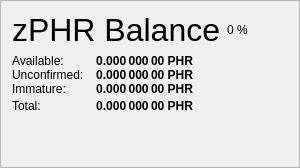
                   <widget class="QFrame" name="frame_ZerocoinBalances">
                    <property name="frameShape">
                     <enum>QFrame::StyledPanel</enum>
                    </property>
                    <property name="frameShadow">
                     <enum>QFrame::Raised</enum>
                    </property>
                    <layout class="QVBoxLayout" name="verticalLayout_7">
                     <item>
                      <layout class="QHBoxLayout" name="horizontalLayout_8" stretch="0,0,0">
                       <item>
                        <widget class="QLabel" name="label_5z_3">
                         <property name="minimumSize">
                          <size>
                           <width>0</width>
                           <height>20</height>
                          </size>
                         </property>
                         <property name="font">
                          <font>
                           <pointsize>24</pointsize>
                           <weight>50</weight>
                           <bold>false</bold>
                          </font>
                         </property>
                         <property name="text">
                          <string>zPHR Balance</string>
                         </property>
                        </widget>
                       </item>
                       <item>
                        <widget class="QLabel" name="labelzPHRPercent">
                         <property name="text">
                          <string notr="true">0 %</string>
                         </property>
                        </widget>
                       </item>
                       <item>
                        <spacer name="horizontalSpacer_11">
                         <property name="orientation">
                          <enum>Qt::Horizontal</enum>
                         </property>
                         <property name="sizeHint" stdset="0">
                          <size>
                           <width>40</width>
                           <height>20</height>
                          </size>
                         </property>
                        </spacer>
                       </item>
                      </layout>
                     </item>
                     <item>
                      <layout class="QGridLayout" name="gridLayout_5">
                       <property name="horizontalSpacing">
                        <number>12</number>
                       </property>
                       <property name="verticalSpacing">
                        <number>0</number>
                       </property>
                       <item row="1" column="0">
                        <widget class="QLabel" name="labelzBalanceMatureText">
                         <property name="toolTip">
                          <string>Mature: more than 20 confirmation and more than 3 mints of the same denomination after it was minted.
These zPHR are spendable.</string>
                         </property>
                         <property name="text">
                          <string>Available:</string>
                         </property>
                        </widget>
                       </item>
                       <item row="1" column="1">
                        <widget class="QLabel" name="labelzBalanceMature">
                         <property name="font">
                          <font>
                           <weight>75</weight>
                           <bold>true</bold>
                          </font>
                         </property>
                         <property name="toolTip">
                          <string>Mature: more than 20 confirmation and more than 3 mints of the same denomination after it was minted.
These zPHR are spendable.</string>
                         </property>
                         <property name="text">
                          <string notr="true">0.000 000 00 PHR</string>
                         </property>
                         <property name="alignment">
                          <set>Qt::AlignRight|Qt::AlignTrailing|Qt::AlignVCenter</set>
                         </property>
                        </widget>
                       </item>
                       <item row="2" column="0">
                        <widget class="QLabel" name="labelzBalanceUnconfirmedText">
                         <property name="toolTip">
                          <string>Unconfirmed: less than 20 confirmations
Immature: confirmed, but less than 3 mints of the same denomination after it was minted</string>
                         </property>
                         <property name="text">
                          <string>Unconfirmed:</string>
                         </property>
                        </widget>
                       </item>
                       <item row="2" column="1">
                        <widget class="QLabel" name="labelzBalanceUnconfirmed">
                         <property name="font">
                          <font>
                           <weight>75</weight>
                           <bold>true</bold>
                          </font>
                         </property>
                         <property name="toolTip">
                          <string>Unconfirmed: less than 20 confirmations
Immature: confirmed, but less than 3 mints of the same denomination after it was minted</string>
                         </property>
                         <property name="text">
                          <string notr="true">0.000 000 00 PHR</string>
                         </property>
                         <property name="alignment">
                          <set>Qt::AlignRight|Qt::AlignTrailing|Qt::AlignVCenter</set>
                         </property>
                        </widget>
                       </item>
                       <item row="3" column="0">
                        <widget class="QLabel" name="labelzBalanceImmatureText">
                         <property name="toolTip">
                          <string>Unconfirmed: less than 20 confirmations
Immature: confirmed, but less than 3 mints of the same denomination after it was minted</string>
                         </property>
                         <property name="text">
                          <string>Immature:</string>
                         </property>
                        </widget>
                       </item>
                       <item row="3" column="1">
                        <widget class="QLabel" name="labelzBalanceImmature">
                         <property name="font">
                          <font>
                           <weight>75</weight>
                           <bold>true</bold>
                          </font>
                         </property>
                         <property name="toolTip">
                          <string>Unconfirmed: less than 20 confirmations
Immature: confirmed, but less than 3 mints of the same denomination after it was minted</string>
                         </property>
                         <property name="text">
                          <string notr="true">0.000 000 00 PHR</string>
                         </property>
                         <property name="alignment">
                          <set>Qt::AlignRight|Qt::AlignTrailing|Qt::AlignVCenter</set>
                         </property>
                        </widget>
                       </item>
                       <item row="4" column="0">
                        <widget class="QLabel" name="labelzBalanceText">
                         <property name="toolTip">
                          <string>Your current zPHR balance, unconfirmed and immature zPHR included.</string>
                         </property>
                         <property name="text">
                          <string>Total:</string>
                         </property>
                        </widget>
                       </item>
                       <item row="4" column="1">
                        <widget class="QLabel" name="labelzBalance">
                         <property name="font">
                          <font>
                           <weight>75</weight>
                           <bold>true</bold>
                          </font>
                         </property>
                         <property name="cursor">
                          <cursorShape>IBeamCursor</cursorShape>
                         </property>
                         <property name="toolTip">
                          <string>Your current zPHR balance, unconfirmed and immature zPHR included.</string>
                         </property>
                         <property name="text">
                          <string notr="true">0.000 000 00 PHR</string>
                         </property>
                         <property name="alignment">
                          <set>Qt::AlignRight|Qt::AlignTrailing|Qt::AlignVCenter</set>
                         </property>
                         <property name="textInteractionFlags">
                          <set>Qt::LinksAccessibleByMouse|Qt::TextSelectableByKeyboard|Qt::TextSelectableByMouse</set>
                         </property>
                        </widget>
                       </item>
                       <item row="4" column="2">
                        <spacer name="horizontalSpacer_4">
                         <property name="orientation">
                          <enum>Qt::Horizontal</enum>
                         </property>
                         <property name="sizeHint" stdset="0">
                          <size>
                           <width>40</width>
                           <height>20</height>
                          </size>
                         </property>
                        </spacer>
                       </item>
                      </layout>
                     </item>
                     <item>
                      <spacer name="verticalSpacer_4">
                       <property name="orientation">
                        <enum>Qt::Vertical</enum>
                       </property>
                       <property name="sizeHint" stdset="0">
                        <size>
                         <width>20</width>
                         <height>40</height>
                        </size>
                       </property>
                      </spacer>
                     </item>
                    </layout>
                   </widget>
